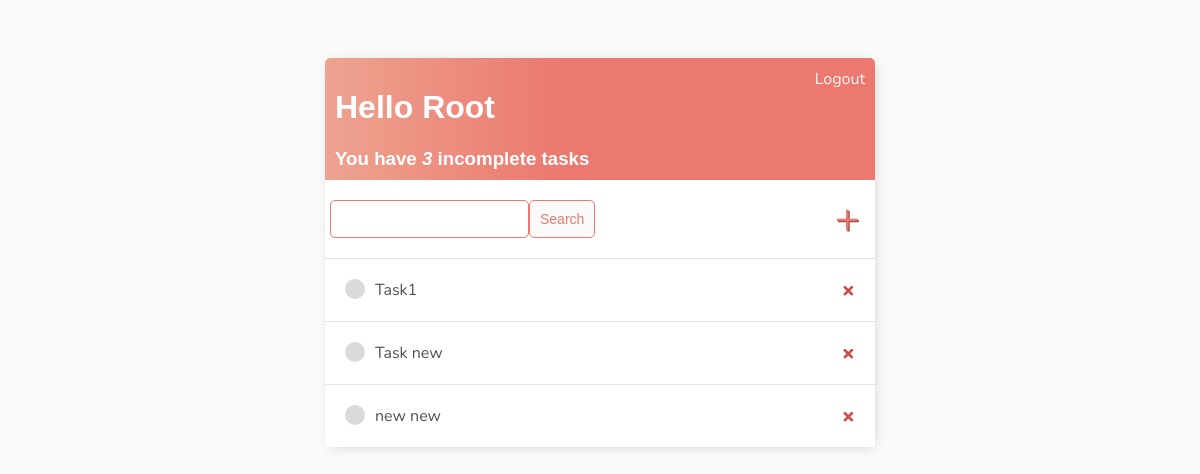
The app's page / (signed in), older data.
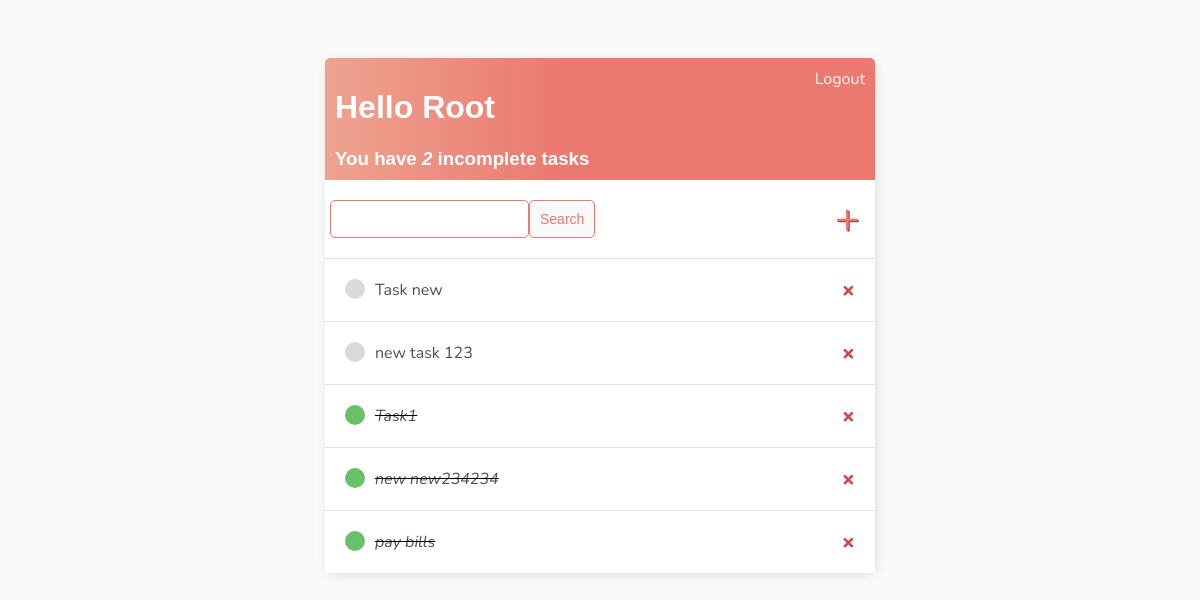
The same page, newer data.
### base/models.py (models this page shows)
class Task(models.Model):
    user = models.ForeignKey(User, on_delete=models.CASCADE, null=True, blank=True)
    title = models.CharField(max_length=200, null=True, blank=True)
    description = models.TextField(null=True, blank=True)
    complete = models.BooleanField(default=False)
    create = models.DateTimeField(auto_now_add=True)
    def __str__(self) -> str:
        return self.title
    class Meta:
        ordering = ["complete"]

### base/views.py (the view)
# urls.py: path("", TaskList.as_view(), name="tasks"),
class TaskList(LoginRequiredMixin, ListView):
    model = Task
    context_object_name = "tasks"
    def get_context_data(self, **kwargs):
        context = super().get_context_data(**kwargs)
        context["tasks"] = context["tasks"].filter(user=self.request.user)
        context["count"] = context["tasks"].filter(complete=False).count()
        search_input = self.request.GET.get("search-area") or ""
        if search_input:
            context["tasks"] = context["tasks"].filter(title__icontains=search_input)
        context["search_input"] = search_input
        return context

### base/templates/base/task_list.html
{% extends 'base/main.html' %}
{% block content %}
<div class="header-bar">
    <div>
        <h1>Hello {{ request.user|title }}</h1>
        <h3 style="margin:0">You have <i>{{ count }}</i> incomplete task{{ count|pluralize:"s" }}</h3>
    </div>
    {% if request.user.is_authenticated %}
    <a href="{% url 'logout' %}">Logout</a>
    {% else %}
    <a href="{% url 'login' %}">Login</a>
    {% endif %}
</div>
<div id="search-add-wrapper">
    <form action="" method="GET" style="margin: 20px 5px; display: flex;">
        <input type="text" name="search-area" value="{{ search_input }}">
        <input class="button" type="submit" value="Search">
    </form>
    <a id="add-link" href="{% url 'task-create' %}">&#x2b;</a>
</div>
<div class="task-itmes-wrapper">
    {% for task in tasks %}
    <div class="task-wrapper">
        {% if task.complete %}
        <div class="task-title">
            <div class="task-complete-icon"></div>
            <i><s><a href="{% url 'task-update' task.id %}">{{task}}</a></s></i>
        </div>
        <a class="delete-link" href="{% url 'task-delete' task.id %}">&#215;</a>
        {% else %}
        <div class="task-title">
            <div class="task-incomplete-icon"></div>
            <a href="{% url 'task-update' task.id %}">{{task}}</a>
        </div>
        <a class="delete-link" href="{% url 'task-delete' task.id %}">&#215;</a>
        {% endif %}
    </div>
    {% empty %}
    <h3>No items in list</h3>
    {% endfor %}
</div>
{% endblock content %}

### base/templates/base/main.html (shortened to what this page needs)
<!DOCTYPE html>
<html lang="en">
<head>
</head>
<body>
    <div class="container">
        {% block content %}
        {% endblock content %}
    </div>
</body>
</html>

### base/templates/base/main.html (style rules this page uses)
body { background-color: #fafafa; font-family: 'Nunito', sans-serif; padding-top: 50px; }
h1, h2, h3, h4, h5, h6 { font-family: 'Raleway', sans-serif; }
a, p { color: #4b5156; }
.container { max-width: 550px; margin: auto; background-color: #FFF; -webkit-box-shadow: 2px 2px 13px -4px rgba(0, 0, 0, 0.21); box-shadow: 2px 2px 13px -4px rgba(0, 0, 0, 0.21); }
.header-bar { display: flex; justify-content: space-between; color: #fff; padding: 10px; border-radius: 5px 5px 0 0; background: linear-gradient(90deg, #EEA390 0%, #EB796F 43%, #EB796F 100%); }
.header-bar a { color: rgb(247, 247, 247); text-decoration: none; }
.task-wrapper { display: flex; align-items: center; justify-content: space-between; padding: 20px; background-color: #fff; border-top: 1px solid rgb(226, 226, 226); }
.task-title { display: flex; }
.task-title a { text-decoration: none; color: #4b5156; margin-left: 10px; }
.task-complete-icon { height: 20px; width: 20px; background-color: rgb(105, 192, 105); border-radius: 50%; }
.task-incomplete-icon { height: 20px; width: 20px; background-color: rgb(218, 218, 218); border-radius: 50%; }
.delete-link { text-decoration: none; font-weight: 900; color: #cf4949; font-size: 22px; line-height: 0; }
#search-add-wrapper { display: flex; justify-content: space-between; align-items: center; padding: 10; }
#add-link { color: #EB796F; text-decoration: none; font-size: 42px; padding-right: 15px; text-shadow: 1px 1px #81413b; }
input[type=text], input[type=password], textarea { border: 1px solid #EB796F; border-radius: 5px; padding: 10px; width: 90%; }
.button { border: 1px solid #EB796F; background-color: #FAFAFA; color: #EB796F; padding: 10px; font-size: 14px; border-radius: 5px; cursor: pointer; text-decoration: none; }

Row changes from the older to the newer data that the page shows:
shown differently, row unchanged: Task "Task new": moves up the list
added Task: title "new task 123"
changed Task "Task1": complete False → True (drawn)
changed Task: complete False → True (drawn); title "new new" → "new new234234"
added Task: title "pay bills"
Text that changed along with them:
{{ count }}: "3" → "2"
